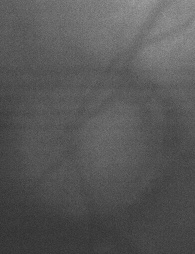
#> input picture triming.jpg, 195 x 254 px; its folder holds only this picture in this run
$ python -i EnhanceTemplateMatching.py   (imports and definitions only)
#> lines starting #> are read from the running program, lines starting #| are printed output that depends on the picture
#> further down, picture is the input picture: shape (254, 195, 3); min 43, max 161, mean 87.3
"""
様々なフィルタを畳み込んで画像の特徴を強調する
"""

import cv2
import numpy as np
import glob
import os
import sys
import re


def atoi(text):
    return int(text) if text.isdigit() else text

def natural_keys(text):
    return [ atoi(c) for c in re.split(r'(\d+)', text) ]

# [42 lines left out: functions getVideoROI, getTemplate, TemplateMatching, not called in this run]


def Median(img,filtersize):
  img_median =cv2.medianBlur(img,filtersize)
  return img_median

# [18 lines left out: functions sToneCurve, Chale, adaptiveBinary, not called in this run]

def molphologyClosing(img):
  img = cv2.bitwise_not(img)
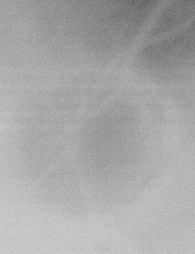
#> img: shape (254, 195, 3); min 94, max 212, mean 167.7
  kernel = cv2.getStructuringElement(cv2.MORPH_ELLIPSE, (3, 3))
  dst = cv2.morphologyEx(img, cv2.MORPH_CLOSE, kernel, iterations=1)
  dst = cv2.bitwise_not(dst)
  # cv2.imwrite("resultopen.png",dst)
  return dst


# [13 lines left out: functions mask, binary_otsu, not called in this run]

# [70 lines not run here, left out]


>>> import cv2
>>> picture = cv2.imread('../triming.jpg')
>>> result = molphologyClosing(picture)
